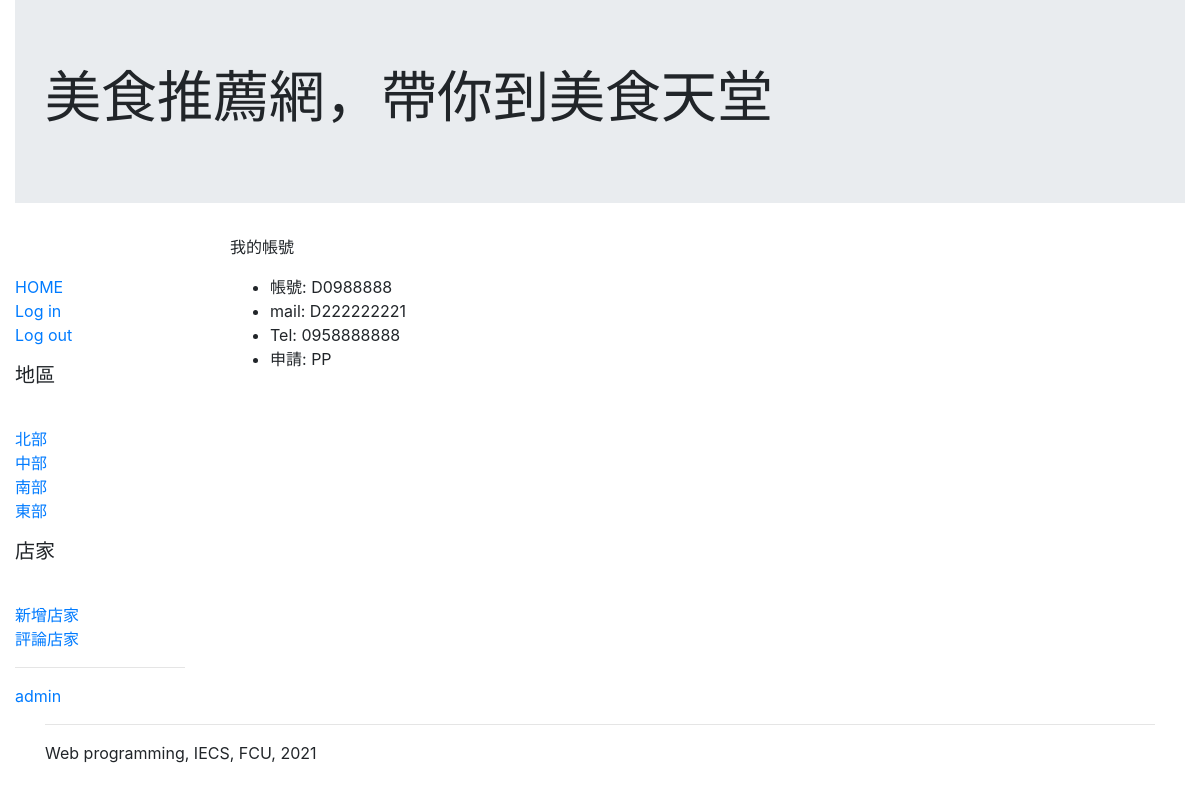
/apply/myapply/ (signed in), run on the app's committed database.
### apply/models.py (models this page shows, shortened)
class Person(models.Model):
    VOUCHER_CHOICES = [
        ('PP', '紙本'),
        ('CC', '信用卡'),
        ('ET', '電子票劵'),
        ('MB', '行動支付')
    ]
    ssn = models.CharField(max_length=10, blank=False)
    tel = models.CharField(max_length=20, blank=False)
    voucher_id = models.CharField(max_length=2, choices = VOUCHER_CHOICES, default='PP')
    account = models.ForeignKey(User, on_delete=models.SET_NULL, null=True, blank=True) # new
    class Meta:
        ordering = ['-ssn']

### apply/views.py (the view)
# urls.py: path('myapply/', views.myapply, name='my-apply'),
@login_required
def myapply(request):
    context = {}
    if request.user.is_authenticated:
        person = Person.objects.filter(account=request.user)
        if person:
            context = {
                "user": request.user,
                "person": person[0]
            }
        return render(request, "apply/my_apply.html", context)
    else:
        return redirect("/accounts/login")

### apply/templates/apply/my_apply.html
{% extends "base.html" %}
{% block content %}
<p>我的帳號</p>
{% if person %}
<ul>
    <li> 帳號: {{ user.username }}
    <li> mail: {{ person.ssn }}
    <li> Tel: {{ person.tel }}
    <li> 申請: {{ person.voucher_id }}
</ul>
{% else %}
<p> 尚未綁定 </p>
{% endif %}
{% endblock %}

### data on the page
Person: ssn "D222222221", tel "0958888888", voucher_id "PP"

### other printed values
{{ user.username }} "D0988888"
